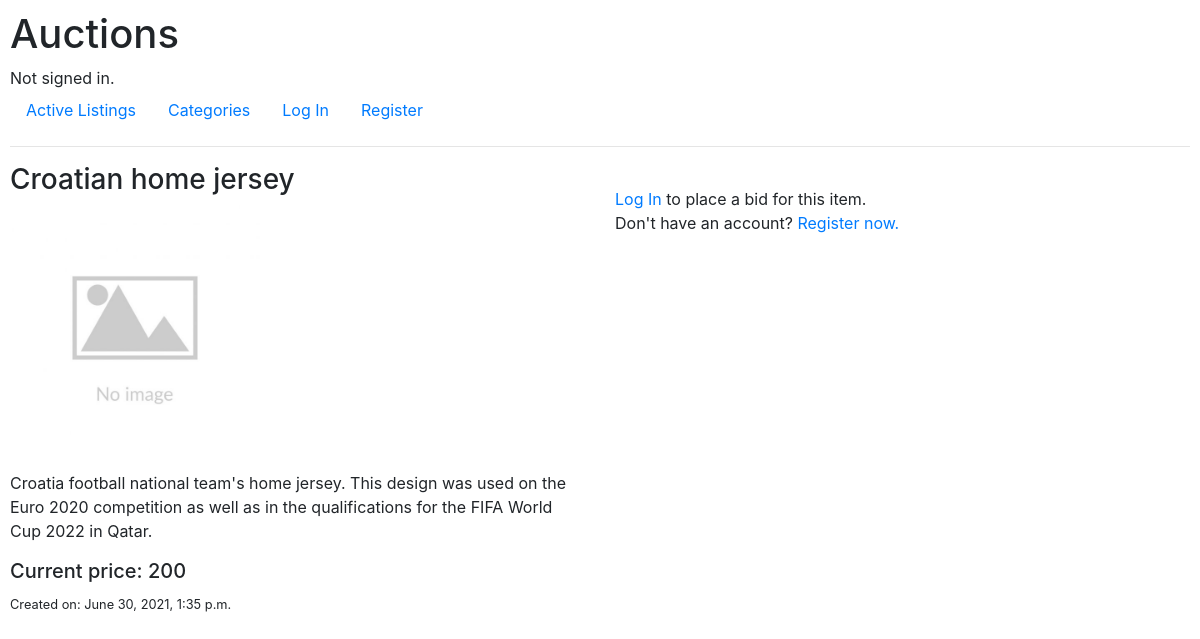
Page /listings/1 on the committed database.
### auctions/models.py (models this page shows, shortened)
class Listing(models.Model):
    LISTING_CATEGORIES = [
        ('FSHN', 'Fashion'),
        ('TYS', 'Toys'),
        ('ELCTRNCS', 'Electronics'),
        ('HM', 'Home'),
        ('SPRTS', 'Sports'),
        ('OTHR', 'Other')
    ]
    title = models.CharField(max_length=64)
    description = models.TextField()
    image_url = models.URLField(blank=True)
    category = models.CharField(max_length=64, choices=LISTING_CATEGORIES, default='OTHR')
    owner = models.ForeignKey(User, on_delete=models.CASCADE, related_name="user_listings")
    starting_price = models.PositiveIntegerField()
    created = models.DateTimeField(auto_now_add=True)
    highest_bid = models.ForeignKey(Bid, null=True, blank=True, on_delete=models.SET_NULL)
    active = models.BooleanField(default=True)

### auctions/views.py (the view)
# urls.py: path("listings/<int:listing_id>", views.listing, name="listing"),
def listing(request: HttpRequest, listing_id: int) -> HttpResponse:
    try:
        listing = Listing.objects.get(pk=listing_id)
        return render(request, 'auctions/listing.html', {
        "listing": Listing.objects.get(pk=listing_id)
        })
    except Listing.DoesNotExist:
        return HttpResponseNotFound('No such listing!')
    except Listing.MultipleObjectsReturned:
        return HttpResponseServerError('Sorry! Something bad happened, please try again later!')

### auctions/templates/auctions/listing.html (shortened to what this page needs)
{% extends 'auctions/layout.html' %}
{% block body %}
    {% with curr_price=listing.highest_bid.amount|default:listing.starting_price %}
        <div class="row">
            <div class="col-6">
                <h3>{{ listing.title }}</h3>
                <article>
                    {% with img_url=listing.image_url|default:'/static/imgs/no_image_available.jpg' %}
                    <p><img src='{{ img_url }}' witdh="250" height="250"></p>
                    {% endwith %}
                    <p>{{ listing.description }}</p>
                    <h5>Current price: {{ curr_price }}</h5>
                    <small>Created on: {{ listing.created }}</small>
                </article>
            </div>
            <div class="col-6">
                {% if not user.is_authenticated %}
                    <p>
                        <br>
                        <a href="{% url 'login' %}">Log In</a> to place a bid for this item.
                        <br>
                        Don't have an account? <a href="{% url 'register' %}">Register now.</a>
                    </p>
                {% else %}
                    <p>TODO: Enable closing this auction!</p>
                {% endif %}
            </div>
        </div>
    {% endwith %}
{% endblock %}

### auctions/static/auctions/styles.css (style rules this page uses)
body { padding: 10px; }

### rows in the picture
Listing: title "Croatian home jersey", description "Croatia football national team's home jersey. This design was used on the Euro 2020 competition as well as in the qualifications for the FIFA World Cup 2022 in Qatar.", created "June 30, 2021, 1:35 p.m."

### other values in the picture
{{ curr_price }} "200"
